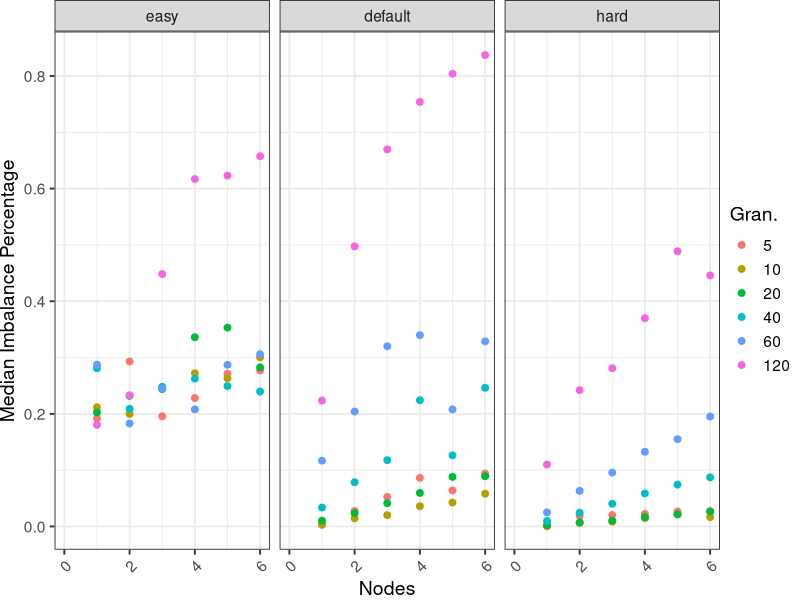

Here is the R script that generated this plot:
#!/usr/bin/Rscript
options(crayon.enabled=FALSE)
suppressMessages(library(tidyverse))
suppressMessages(library(lubridate))
suppressMessages(library(readxl))

meu_estilo <- function() {
  list(
    theme_bw(base_size = 14),
    theme(
      legend.title = element_blank(),
      plot.margin = unit(c(0, 0, 0, 0), "cm"),
      legend.spacing = unit(1, "mm"),
      legend.position = "right",
      legend.justification = "left",
      legend.box.spacing = unit(0, "pt"),
      legend.box.margin = margin(0, 0, 0, 0),
      axis.text.x = element_text(angle=45, vjust=1, hjust=1)    
    ))
}

read_csv("worker_totals.csv", progress=FALSE, show_col_types=FALSE) |>
  group_by(difficulty, num_nodes, granularity, trial_id, worker_id) -> df

df <- df |>
  rename(
    case = difficulty,
  )

df <- df |>
  summarize(duration = sum(compute_time),
            pixels = sum(pixel_count),
            depth = sum(iterations),
            .groups = "keep")

df <- df |>
  group_by(case, num_nodes, granularity, trial_id) |>
  summarize(imbalance.time = max(duration) / mean(duration),
            percent.imbalance = (max(duration)/mean(duration) - 1) * 100,
            imbalance.percentage = ((max(duration) - mean(duration)) / max(duration)) * n() / (n() - 1),
            std.deviation = sqrt(sum((duration - mean(duration))**2) / (n() - 1)),
            .groups="keep")

# Median imbalance across repetitions
plot <- df |>
  group_by(case, num_nodes, granularity) |>
  summarize(median_imbalance.percentage = median(imbalance.percentage, na.rm = TRUE),
            .groups="keep") |>
  mutate(case = factor(case, levels = c("easy", "default", "hard"))) |>
  ggplot(aes(x = num_nodes, y = median_imbalance.percentage, color = as.factor(granularity))) +
  geom_point(size = 2) +
  facet_wrap(~case, nrow = 1) +
  meu_estilo() +
  xlim(0, NA) +
  labs(x = "Nodes", 
       y = "Median Imbalance Percentage",
       color = "Gran.") +
  theme(legend.title = element_text())

ggsave("imbalance_percentage.png", plot = plot, width = 6.5, height = 2.5, dpi = 300)
